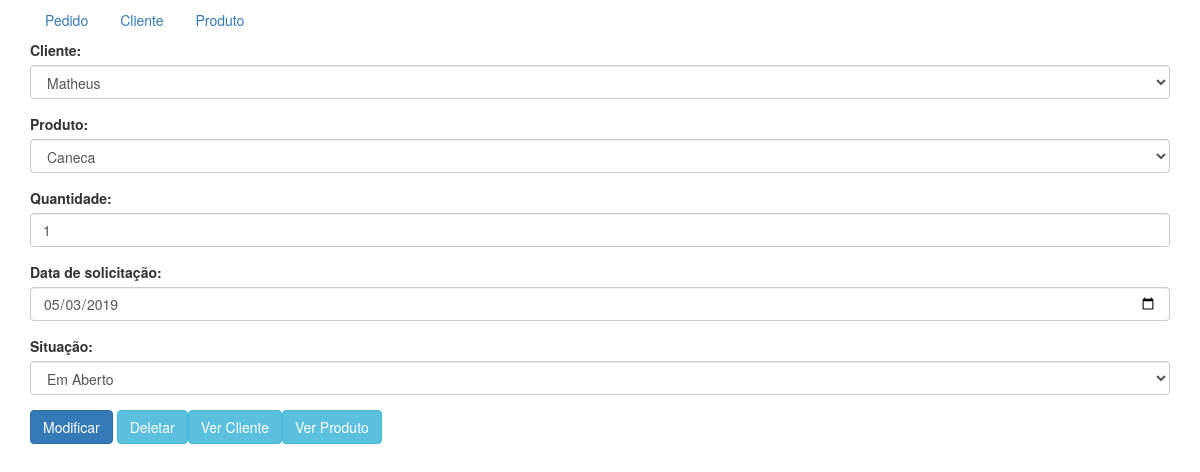
The page /detalhePedido.php?acao=select&codigo=13 on the database its author committed.
### tables this page shows
CREATE TABLE `pedido` (
  `cod_pedido` int(4) NOT NULL,
  `cod_produto` int(4) NOT NULL,
  `cod_cliente` int(4) NOT NULL,
  `data_pedido` date NOT NULL,
  `qntd` int(4) DEFAULT NULL,
  `situacao` varchar(10) DEFAULT NULL
);

### conexao.php (called while the page is built, shortened)
<?php
    class Tabela {
        protected function select($tipo) {
            switch ($tipo) {
                case "Pedido":
                    return (string) "SELECT ped.cod_pedido 'Código', "
                            . "cli.nome_cliente 'Nome Cliente', cli.cpf 'CPF', "
                            . "cli.email 'Email', ped.data_pedido 'Data', "
                            . "pro.cod_barra 'Codigo Barras', pro.nome_produto "
                            . "'Nome Produto', pro.preco 'Preço', ped.qntd "
                            . "'Quantidade', ped.situacao 'Situação' FROM pedido "
                            . "ped, cliente cli, produto pro WHERE "
                            . "ped.cod_cliente = cli.cod_cliente AND "
                            . "ped.cod_produto = pro.cod_produto ";
                break;
                case "Cliente":
                    return (string) "SELECT cod_cliente 'Código', nome_cliente "
                            . "'Nome', cpf 'CPF', data_nasc 'Data Nascimento', "
                            . "email 'Email' FROM cliente WHERE cod_cliente = ";
                break;
                case "Produto":
                    return (string) "SELECT cod_produto 'Código', nome_produto "
                            . "'Nome', cod_barra 'Código de Barra', descricao "
                            . "'Descrição', preco 'Preço' FROM produto WHERE "
                            . "cod_produto = ";
                break;
            }
        }
    }
    class Pedido extends Tabela {
        public function select($cod_pedido = null, $cod_produto =
                "ped.cod_produto", $cod_cliente = "ped.cod_cliente",
                $data_pedido = "ped.data_pedido", $qntd = "ped.qntd", $situacao
                = "ped.situacao") {
            if ($cod_pedido == null) {
                return (string) parent::select("Pedido") . " ORDER BY "
                        . "ped.cod_pedido DESC";
            } else {
                return (string) parent::select("Pedido") . " AND ped.cod_pedido = "
                        . "$cod_pedido AND ped.cod_cliente = $cod_cliente  AND "
                        . "ped.cod_produto = $cod_produto AND ped.data_pedido = "
                        . "$data_pedido AND ped.qntd = $qntd AND ped.situacao = "
                        . "$situacao ORDER BY ped.cod_pedido DESC";
            }
        }
    }
    class Cliente extends Tabela {
        public function select($cod_cliente = null, $nome_cliente =
                "nome_cliente", $cpf = "cpf", $data_nasc = "data_nasc", $email =
                "email") {
            if ($cod_cliente == null) {
                return (string) parent::select("Cliente") . "cod_cliente ORDER "
                        . "BY cod_cliente DESC";
            } else {
                return (string) parent::select("Cliente") . "$cod_cliente AND "
                        . "nome_cliente = $nome_cliente  AND cpf = $cpf AND "
                        . "data_nasc = $data_nasc AND email = $email ORDER BY "
                        . "cod_cliente DESC";
            }
        }
    }
    class Produto extends Tabela {
        public function select($cod_produto = null, $nome_produto =
                "nome_produto", $descricao = "descricao", $cod_barra =
                "cod_barra", $preco = "preco") {
            if ($cod_produto == null) {
                return (string) parent::select("Produto") . "cod_produto ORDER "
                        . "BY cod_produto DESC";
            } else {
                return (string) parent::select("Produto") . "$cod_produto AND "
                        . "nome_produto = $nome_produto  AND descricao = "
                        . "$descricao AND cod_barra = $cod_barra AND preco = "
                        . "$preco ORDER BY cod_produto DESC";
            }
        }
    }
    class Buider {
        public function Builder($tipo = null) {
            switch ($tipo) {
                case "Pedido":
                    return new Pedido();
                break;
                case "Cliente":
                    return new Cliente();
                break;
                case "Produto":
                    return new Produto();
                break;
            }
        }
    }
    $build = new Buider();
?>

### detalhePedido.php (the view, shortened to what this page needs)
<?php
    include 'conexao.php';
    include 'index.php';
        $codigo = $_GET['codigo'];
        $codigoC = 0;
        $codigoP = 0;
        $acao = $_GET['acao'];
        $query = $build->Builder("Pedido");
        if ($acao == "select") {
            $result = $conn->query($query->select($codigo));
            $result = $result->fetch_assoc();
        } else {
            $result = $conn->query($query->select(0));
            $result = $result->fetch_assoc();
        }
        $query = $build->Builder("Produto");
        $result1 = $conn->query($query->select());
        $query = $build->Builder("Cliente");
        $result2 = $conn->query($query->select());
?>
        <div class='container'>
            <form method="post"
            <?php
                if ($acao == "select") {
                    echo "action='acao.php?acao=update&codigo=$codigo&tabela=Pedido'";
                } else {
                    echo "action='acao.php?acao=insert&codigo=$codigo&tabela=Pedido'";
                }
            ?>>
                <div class="form-group">
                    <label for="Cliente">Cliente:</label>
                    <select required class="form-control" id="cliente" name="cliente">
            <?php
                while ($row = $result2->fetch_assoc()) {
                    echo "<option value='{$row['Código']}' ";
                    if ($result['Nome Cliente'] == $row['Nome'] and $codigo <> 0) {
                        echo "selected";
                    }
                    echo ">{$row['Nome']}</option>";
                }
            ?>
                    </select>
                </div>
                <div class="form-group">
                    <label for="produto">Produto:</label>
                    <select required class="form-control" id="produto" name="produto">
            <?php
                while ($row = $result1->fetch_assoc()) {
                    echo "<option value='{$row['Código']}' ";
                    if ($result['Nome Produto'] == $row['Nome'] and $codigo <> 0) {
                        echo "selected";
                    }
                    echo ">{$row['Nome']}</option>";
                }
            ?>
                    </select>
                </div>
                <div class="form-group">
                    <label for="qntd">Quantidade:</label>
                    <input required type="number" class="form-control" id="qntd" min="1" name="qntd" value="<?php
                        if ($codigo <> 0) {
                            echo $result['Quantidade'];
                    }?>" min="1">
                </div>
                <div class="form-group">
                    <label for="data">Data de solicitação:</label>
                    <input required type="date" class="form-control" id="data" name="data" value="<?php
                        if ($codigo <> 0) {
                            echo $result["Data"];
                    }?>">
                </div>
                <div class="form-group">
                    <label for="situacao">Situação:</label>
                    <select required class="form-control" id="situacao" name="situacao">
                        <option value="Em Aberto" <?php if ($result['Situação']
                                == "Em Aberto" and $codigo <> 0) {
                                echo "selected";
                            }?>>Em Aberto</option>
                    </select>
                </div>
                <button type="submit" class="btn btn-primary">Modificar</button>
                <?php
                    if ($acao == "select") {
                        echo "<a href='acao.php?acao=delete&codigo=$codigo&tabela=Pedido>'"
                                . "class='btn btn-info' role='button'>Deletar</a>";
                        echo "<a href='detalheCliente.php?acao=select&codigo="
                            . "$codigoC' class='btn btn-info' role='button'>Ver "
                            . "Cliente</a>";
                        echo "<a href='detalheProduto.php?acao=select&codigo="
                            . "$codigoP'class='btn btn-info' role='button'>Ver "
                            . "Produto</a>";
                    }
                    $conn->close(); ?>
            </form>
        </div>
    </body>
</html>

### rows shown on the page
pedido: qntd "1", data "05/03/2019", situacao "Em Aberto"

### other values the page prints
form field cliente "Matheus"
form field produto "Caneca"
